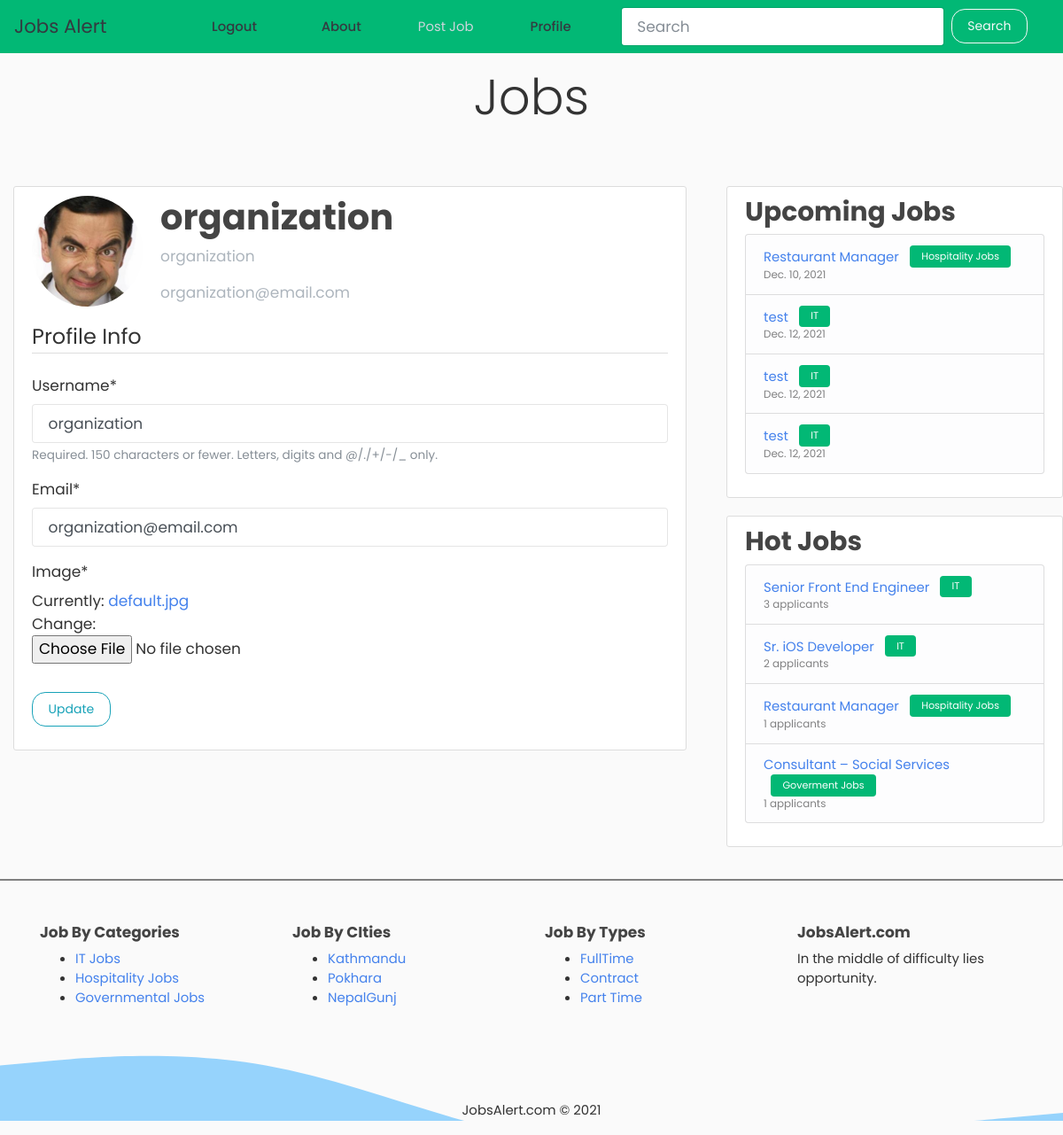
Screenshot of /profile (signed in) with the database file from the repository.
### users/models.py (models this page shows, shortened)
class Profile(models.Model):
    user = models.OneToOneField(User, on_delete=models.CASCADE)
    image = models.ImageField(default='default.jpg', upload_to='profile_pics')
    account_type = models.CharField(max_length=200, null=True)

### blog/models.py (models this page shows, shortened)
class Post(models.Model):
    title = models.CharField(max_length=100)
    content = models.TextField()
    category = models.ForeignKey(
        Category,
        on_delete=models.SET_NULL,
        related_name='posts',
        related_query_name='posts',
        null=True,
    )
    date_posted = models.DateTimeField(default=timezone.now)
    author = models.ForeignKey(User, on_delete=models.CASCADE)
    due_date = models.DateField(help_text="format (YYYY-MM-dd)")

class Category(models.Model):
    category_name = models.CharField(max_length = 50, verbose_name='Category Name')
    image = models.ImageField(upload_to='category_images/', null=True, blank=True)
    def __str__(self):
        return self.category_name

### users/views.py (the view)
# urls.py: path('profile', user_views.profile, name='profile'),
@login_required
def profile(request):
    if request.method == 'POST':
        u_form = UserUpdateForm(request.POST, instance=request.user)
        p_form = ProfileUpdateForm(request.POST, request.FILES, instance=request.user.profile)
        if u_form.is_valid() and p_form.is_valid():
            u_form.save()
            p_form.save()
            messages.success(request, 'Your account has been updated successfully!')
            return redirect('profile')
    else:
        u_form = UserUpdateForm(instance=request.user)
        p_form = ProfileUpdateForm(instance=request.user.profile)
    context = {
        'u_form': u_form,
        'p_form': p_form
    }
    return render(request, 'users/profile.html', context)

### users/forms.py
class UserUpdateForm(forms.ModelForm):
    email = forms.EmailField()
    class Meta:
        model = User
        fields = ['username', 'email']

class ProfileUpdateForm(forms.ModelForm):
    class Meta:
        model = Profile
        fields = ['image']

### blog/context_processors.py (called while the page is built)
def get_latest_jobs(request):
    posts = Post.objects.filter(due_date__gte=timezone.now()).order_by('due_date')[:4]
    return {
        'hot_box_posts': posts
    }

def get_hot_jobs(request):
    posts = Post.objects.annotate(
                num_applicants=Count('job_applications')
            ).order_by('-num_applicants')[:4]
    return {
        'hot_box_posts_second': posts
    }

### users/templates/users/profile.html (shortened to what this page needs)
{% extends "blog/base.html" %}
{% load crispy_forms_tags %}
{% block content %}
    <div class="content-section">
      <div class="media">
        <img class="rounded-circle account-img" src="{{ user.profile.image.url }}">
        <div class="media-body">
          <h2 class="account-heading">{{ user.username }}</h2>
          <p class="text-secondary">{{ user.profile.account_type }}</p>
          <p class="text-secondary">{{ user.email }}</p>
        </div>
      </div>
      <form method="POST" enctype="multipart/form-data">
        <fieldset class="form-group">
            <legend class="border-bottom mb-4">Profile Info</legend>
            {{ u_form|crispy }}
            {{ p_form|crispy }}
        </fieldset>
        <div class="form-group">
            <button class="btn btn-outline-info" type="submit">Update</button>
        </div>
    </form>
    </div>
{% endblock content %}

### blog/templates/blog/base.html (shortened to what this page needs)
{% load static %}
{% load humanize %}
<!DOCTYPE html>
<html lang="en">
<head>
  <link rel="stylesheet" href="{% static 'css/bootstrap.min.css' %}">
  <link rel="stylesheet" href="{% static 'css/style.css' %}">
  <link rel="stylesheet" type="text/css" href="{% static 'blog/main.css' %}">
</head>
<body>
  {% include 'blog/navbar.html' %}
  <main role="main">
  <div style="height:150px">
  <p class=" text-center py-3 display-4" style="font-family: 'Pacifico', cursive; !important">{{request.GET.category.upper}}Jobs</p>
  </div>
    <div class="row">
      <div class="col-md-8">
      <div class="container">
      {% block content %}{% endblock %}
      </div>
      </div>
      <div class="col-md-4" id="Sidebar">
        <div class="content-section">
          <h3>Upcoming Jobs</h3>
          <ul class="list-group">
            {% for job in hot_box_posts %}
              <li class="list-group-item list-group-item-light" >
              <a class="" href="{% url 'post-detail' job.id %}">{{ job.title }}</a>
              <span class="ml-2 badge badge-success">{{job.category}}</span>
              <div class="small">{{job.due_date}}</div>
              </li>
            {% endfor %}
          </ul>
        </div>
        <div class="content-section">
          <h3>Hot Jobs</h3>
          <ul class="list-group">
            {% for job in hot_box_posts_second %}
              <li class="list-group-item list-group-item-light" >
              <a class="" href="{% url 'post-detail' job.id %}">{{ job.title }}</a>
              <span class="ml-2 badge badge-success">{{job.category}}</span>
              <div class="small">{{job.num_applicants}} applicants</div>
              </li>
            {% endfor %}
          </ul>
        </div>
      </div>
    </div>
    <hr style="border:1px solid grey;" class="mb-5"/>
    <footer class="footer-light footer-light-expand-md" style="background: url('{% static 'images/wave.svg' %}');background-size: cover;">
            <div class="container">
            <div class="row" style="min-height:200px;">
                <div class="col-md-3 item">
                    <h3 class="h6">Job By Categories</h3>
                    <ul>
                        <li><a href="{% url 'blog-home' %}?category=it">IT Jobs</a></li>
                        <li><a href="{% url 'blog-home' %}?category=hospitality">Hospitality Jobs</a></li>
                        <li><a href="{% url 'blog-home' %}?category=governmental">Governmental Jobs</a></li>
                    </ul>
                </div>
                <div class="col-md-3 item">
                    <h3 class="h6">Job By CIties</h3>
                    <ul>
                        <li><a href="#">Kathmandu</a></li>
                        <li><a href="#">Pokhara</a></li>
                        <li><a href="#">NepalGunj</a></li>
                    </ul>
                </div>
                <div class="col-md-3 item">
                    <h3 class="h6">Job By Types</h3>
                    <ul>
                        <li><a href="#">FullTime</a></li>
                        <li><a href="#">Contract</a></li>
                        <li><a href="#">Part Time</a></li>
                    </ul>
                </div>
                <div class="col-md-3 item text">
                    <h3 class="h6">JobsAlert.com</h3>
                    <p>In the middle of difficulty lies opportunity.</p>
                </div>
                <div class="col item social"></div>
            </div>
            </div>
            <p class="copyright text-center">JobsAlert.com © 2021</p>
    </footer>
  </main>
</body>
</html>

### static_files/css/style.css (style rules this page uses)
* { font-family: 'Poppins', sans-serif !important; }

### blog/static/blog/main.css (style rules this page uses)
body { background: #fafafa; color: #333333; }
h1, h2, h3, h4, h5, h6 { color: #444444; }
ul { margin: 0; }
.content-section { background: #ffffff; padding: 10px 20px; border: 1px solid #dddddd; border-radius: 3px; margin-bottom: 20px; }
.account-img { height: 125px; width: 125px; margin-right: 20px; margin-bottom: 16px; }
.account-heading { font-size: 2.5rem; }

### rows the page displays
Post: title "Restaurant Manager", category "Hospitality Jobs", due_date "Dec. 10, 2021", num_applicants "1"
Post: title "test", category "IT", due_date "Dec. 12, 2021"
Post: title "test", category "IT", due_date "Dec. 12, 2021"
Post: title "test", category "IT", due_date "Dec. 12, 2021"
Post: title "Senior Front End Engineer", category "IT", num_applicants "3"
Post: title "Sr. iOS Developer", category "IT", num_applicants "2"
Post: title "Consultant – Social Services", category "Goverment Jobs", num_applicants "1"

### other values shown
{{ user.username }} "organization"
{{ user.profile.account_type }} "organization"
{{ user.email }} "organization@email.com"
